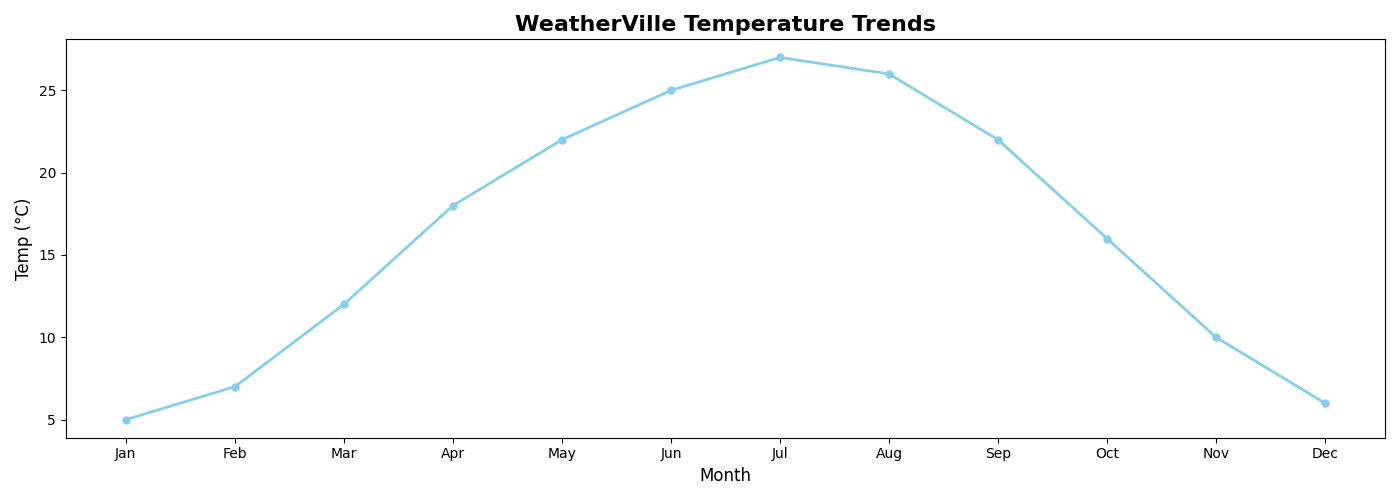

Python code for this plot:
import matplotlib.pyplot as plt
import numpy as np

months = np.array(['Jan', 'Feb', 'Mar', 'Apr', 'May', 'Jun', 'Jul', 'Aug', 'Sep', 'Oct', 'Nov', 'Dec'])
temperature = [5, 7, 12, 18, 22, 25, 27, 26, 22, 16, 10, 6]

fig, ax = plt.subplots(figsize=(14, 5))

ax.plot(months, temperature, color='skyblue', marker='o', linestyle='-', linewidth=2, markersize=5)
ax.set_ylabel('Temp (°C)', fontsize=12)
ax.set_xlabel('Month', fontsize=12)
ax.set_title('WeatherVille Temperature Trends', fontsize=16, fontweight='bold')

plt.tight_layout()
plt.show()
